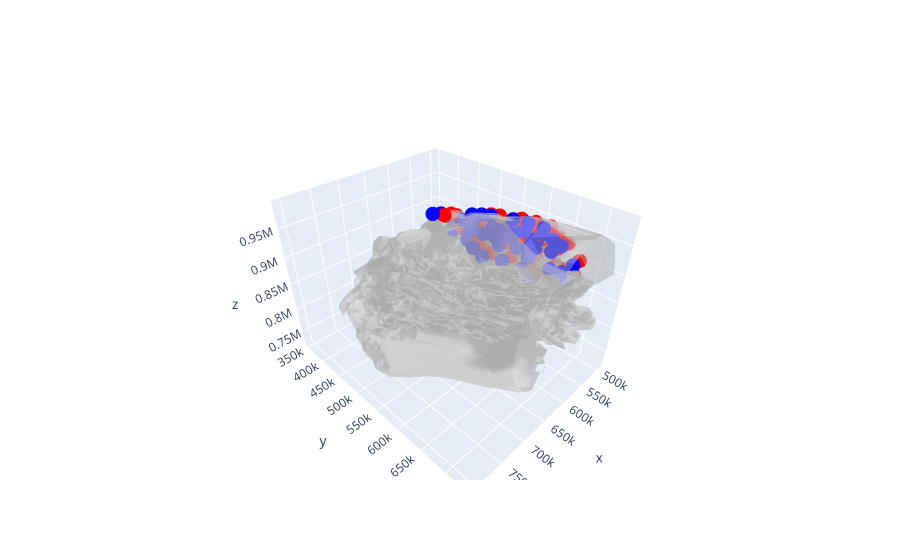

This figure's notebook cell:
### Code cell
# maybe show mesh points before and after fine alignment?
p = np.concatenate((mp1, mp2))
values = ["blue"] * len(mp1) + ["red"] * len(mp2)
# values[len(mp1):] = 1
ResultPlotter.plot_mesh_with_points(
    points=p, point_values=values, use_display_mesh=False, opacity=0.5
)
# ResultPlotter.plot_mesh_with_points(points=mp1, point_values='blue')
